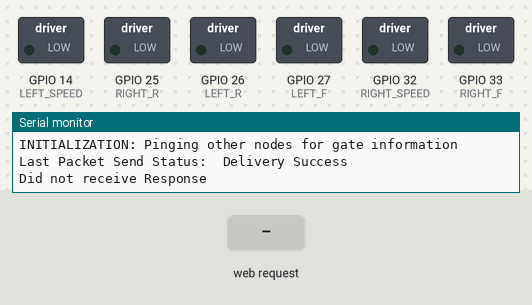
This sketch was run on a simulated ESP32. Parts: switched loads named in the sketch (green lamp = pin HIGH), the last lines printed to the serial monitor. The inputs (shaded band) are chosen by the test bench.

Above: at 2.2 s.
2.3 s: HTTP request GET /gate1/open received
At 2.43 s:
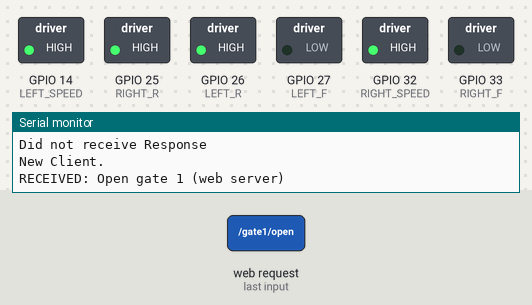
At 2.8 s:
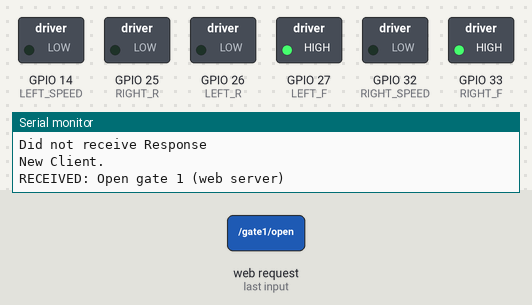
4.0 s: HTTP request GET /gate1/close received
At 4.13 s:
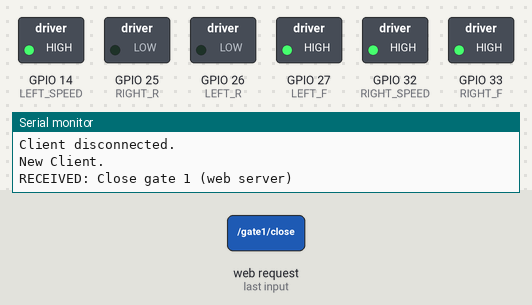
Timing chart, 0 to 7.0 s (numbered marks = the images above; inputs shaded):
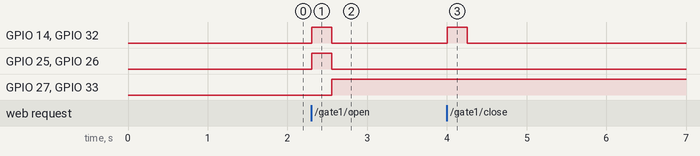

The sketch:

FinalV2.ino
```cpp
/*WiFiAccessPoint.ino creates a WiFi access point and provides a web server on
  it.

  Steps:
  1. Connect to the access point "yourAp"
  2. Point your web browser to http://192.168.4.1/H to turn the LED on or
  http://192.168.4.1/L to turn it off OR Run raw TCP "GET /H" and "GET /L" on
  PuTTY terminal with 192.168.4.1 as IP address and 80 as port

  Created for arduino-esp32 on 04 July, 2018
  by Elochukwu Ifediora (fedy0)
*/

#include <WiFi.h>
#include <WiFiAP.h>
#include <WiFiClient.h>
#include <Wire.h>
#include <esp_now.h>

#define LEFT_F  27 // Motor A (left)  forward pin (IN1)
#define LEFT_R  26  // Motor A (left)  reverse pin (IN2)
#define RIGHT_F 33  // Motor B (right) forward pin (IN3)
#define RIGHT_R 25  // Motor B (right) reverse pin (IN4)

// NOTE: depending on how you attach your motors,
// you may need to swap forward and reverse pins.

// Motor enables (to control power)
#define LEFT_SPEED 14   // left enable pin  (ENA)
#define RIGHT_SPEED 32   // right enable pin (ENB)
#define MAX_SPEED 255

#define closeGate1 10
#define openGate1 11
#define queryThis 12
#define closeGate2 20
#define openGate2 21
#define queryOther 22
#define ledPin 3
#define thisNode 1
#define otherNode 2
#define notConnected -1
#define reset -1
const long timeoutTime = 1000;
// Current time
unsigned long currentTime = millis();
// Previous time
unsigned long previousTime = 0;

int g1 = false;
int g2 = notConnected;

String header;
// Set these to your desired credentials.
const char *ssid = "ESP32 40:22:d8:05:2b:98 (node 1)";
const char *password = "Password";
WiFiServer server(80);

// REPLACE WITH THE MAC Address of your receiver
uint8_t broadcastAddress[] = {0xc8, 0xf0, 0x9e, 0x9b, 0x88, 0x7c};

// Define variables to store incoming readings
int incomingMessage = notConnected;

// Variable to store if sending data was successful
String success;

// Structure example to send data
// Must match the receiver structure
typedef struct struct_message {
	int message;
} struct_message;

struct_message incomingPacket;
struct_message outgoingPacket;
esp_now_peer_info_t peerInfo;

void OnDataSent(const uint8_t *mac_addr, esp_now_send_status_t status) {
	Serial.print("\rLast Packet Send Status:\t");
	Serial.println(status == ESP_NOW_SEND_SUCCESS ? "Delivery Success"
	                                              : "Delivery Fail");
	if (status == 0) {
		success = "Delivery Success :)";
	} else {
		success = "Delivery Fail :(";
	}
}
// Callback when data is received
void OnDataRecv(const uint8_t *mac, const uint8_t *incomingData, int len) {
	memcpy(&incomingPacket, incomingData, sizeof(incomingPacket));
	Serial.print("Bytes received: ");
	Serial.println(incomingPacket.message);
	incomingMessage = incomingPacket.message;
	esp_err_t result;
	if (incomingMessage == queryThis) {
		outgoingPacket.message = g1;
		result = esp_now_send(broadcastAddress, (uint8_t *)&outgoingPacket,
		                      sizeof(outgoingPacket));
		if (result == ESP_OK) {
			Serial.println("Query Response (ESP-NOW)" + String(g1));
		}
	}  // else if (incomingMessage == queryOther) {
	// 	outgoingPacket.message = g2;
	// }

	// if receive messsage from another device
	if (incomingMessage == openGate1) {
		Serial.println("RECEIVED: open Gate1 (ESP-NOW)");
		g1 = true;
		gateOpen(thisNode);
	}
	if (incomingMessage == closeGate1) {
		Serial.println("RECEIVED: close Gate1 (ESP-NOW)");
		g1 = false;
		gateClose(thisNode);
	}
}

// void checkStatus(int gateNum) {
// 	esp_err_t result;
// 	if (gateNum == 1) {
// 		outgoingPacket.message = queryG1status;
// 	} else {
// 		outgoingPacket.message = queryG2status;
// 	}

// 	result = esp_now_send(broadcastAddress, (uint8_t *)&outgoingPacket,
// 	                      sizeof(outgoingPacket));
// 	checkResult(result);
// }
// bool checkResult(esp_err_t result) {
// 	if (result == ESP_OK) {
// 		Serial.println("Sent packet");
// 		return true;
// 	} else {
// 		Serial.println("Error sending the data");
// 		return false;
// 	}
// }

void gateClose(int gateNum) {
	// check if gate is closed
    drive(MAX_SPEED, MAX_SPEED);
    delay(250); // Wait 1 second
    drive(0,0);
    delay(250); // Wait 1 second
	Serial.println("Gate " + String(gateNum) + " motors moving (closing)");
	//
}

void gateOpen(int gateNum) {
    drive(-MAX_SPEED, -MAX_SPEED);
    delay(250); // Wait 1 second
    drive(0,0);
    delay(250); // Wait 1 second
	Serial.println("Gate " + String(gateNum) + " motors moving (opening)");
}

void setup() {
	    // Declare the mode of our pins
    pinMode(LEFT_F, OUTPUT);
    pinMode(LEFT_R, OUTPUT);
    pinMode(RIGHT_R, OUTPUT);
    pinMode(RIGHT_F, OUTPUT);

    pinMode(LEFT_SPEED, OUTPUT);
    pinMode(RIGHT_SPEED, OUTPUT);
	Serial.begin(115200);
	Serial.println();
	Serial.println("Configuring access point...");
	// Set device as a Wi-Fi Station and access point
	WiFi.mode(WIFI_AP_STA);
	// You can remove the password parameter if you want the AP to be open.
	WiFi.softAP(ssid, password);
	IPAddress myIP = WiFi.softAPIP();
	Serial.print("AP IP address: ");
	Serial.println(myIP);
	server.begin();

	Serial.println("Server started");

	// Init ESP-NOW
	if (esp_now_init() != ESP_OK) {
		Serial.println("Error initializing ESP-NOW");
		return;
	} else {
		Serial.println("ESP_NOW initialized");
	}

	// Once ESPNow is successfully Init, we will register for Send CB to
	// get the status of Trasnmitted packet
	esp_now_register_send_cb(OnDataSent);
	// Register peer
	memcpy(peerInfo.peer_addr, broadcastAddress, 6);
	peerInfo.channel = 0;
	peerInfo.encrypt = false;
	// Add peer
	if (esp_now_add_peer(&peerInfo) != ESP_OK) {
		Serial.println("Failed to add peer");
		return;
	}
	// Register for a callback function that will be called when data is
	// received
	esp_now_register_recv_cb(OnDataRecv);

	// ping other system to get status on startup
	// close own gate
	// Serial.println("INITIALIZATION: gate(s) on this Node CLOSING");
	// gateClose(thisNode);
	g1 = false;
	esp_err_t result;
	outgoingPacket.message = queryOther;
	Serial.println("INITIALIZATION: Pinging other nodes for gate information");
	result = esp_now_send(broadcastAddress, (uint8_t *)&outgoingPacket,
	                      sizeof(outgoingPacket));
	bool flag = false;
	if (success == "Delivery Fail :(") {
		// mark as not connected
		g2 = notConnected;
		Serial.println("ERROR: Unable to establish connection!");
		// continue
	} else {
		currentTime = millis();
		previousTime = currentTime;
		while ((currentTime - previousTime) <= timeoutTime) {
			currentTime = millis();
			// wait
			if (incomingMessage == true || incomingMessage == false) {
				flag = true;
				Serial.println(
				    "INITIALIZATION: received information about other gate(s)");
				g2 = incomingMessage;
				incomingMessage = reset;
				break;
			}
		}
		if (flag == false) {
			Serial.println("Did not receive Response");
		}
	}
}

void loop() {
	WiFiClient client = server.available();  // listen for incoming clients
	esp_err_t result;
	if (client) {
		currentTime = millis();
		previousTime = currentTime;     // if you get a client,
		Serial.println("New Client.");  // print a message out the serial port
		String currentLine = "";

		// make a String to hold incoming data from the client
		while (client.connected() &&
		       currentTime - previousTime <= timeoutTime) {
			currentTime = millis();

			// loop while the client's connected
			if (client.available()) {  // if there's bytes to read from the//
				                       // client,// read a byte, then

				char c = client.read();
				// Serial.write(c);
				header += c;
				if (c == '\n') {  // if the byte is a newline character
					// if the current line is blank, you got two newline
					// characters in a row. that's the end of the client HTTP
					// request, so send a response:
					if (currentLine.length() == 0) {
						// HTTP headers always start with a response code (e.g.
						// HTTP/1.1 200 OK) and a content-type so the client
						// knows what's coming, then a blank line:
						client.println("HTTP/1.1 200 OK");
						client.println("Content-type:text/html");
						client.println("Connection: close");
						client.println();

						// response to query of gate 1
						// if (incomingMessage == true) {
						// 	Serial.println("query result: Gate is open\n");
						// 	incomingMessage = -1;
						// 	g2 = true;
						// } else if (incomingMessage == false) {
						// 	Serial.println("query result: Gate is closed\n");
						// 	incomingMessage = -1;
						// 	g2 = false;
						// }

						// Opens gate 1
						if (header.indexOf("GET /gate2/open") >= 0) {
							header = "";
							// 							if ((incomingMessage ==
							// true
							// ||
							//      incomingMessage == false)) {
							// 	goto displayPage;
							// }
							Serial.println(
							    "Attempting to establish ESP-NOW connection");
							outgoingPacket.message = openGate2;
							result = esp_now_send(broadcastAddress,
							                      (uint8_t *)&outgoingPacket,
							                      sizeof(outgoingPacket));
							if (success == "Delivery Success :)") {
								Serial.println(
								    " COMMAND: open Gate2 (ESP-NOW)");
								g2 = true;
							} else {
								Serial.println(
								    "Unable to establish ESP-NOW connection "
								    "(open gate 2)");
								g2 = notConnected;
							}

						} else if (header.indexOf("GET /gate2/close") >= 0) {
							header = "";
							Serial.println(
							    "Attempting to establish ESP-NOW connection");
							outgoingPacket.message = closeGate2;
							result = esp_now_send(broadcastAddress,
							                      (uint8_t *)&outgoingPacket,
							                      sizeof(outgoingPacket));
							if (success == "Delivery Success :)") {
								Serial.println(
								    " COMMAND: close Gate2 (ESP-NOW)");
								g2 = false;
							} else {
								Serial.println(
								    "Unable to establish ESP-NOW connection "
								    "(close gate 2)");
								g2 = notConnected;
							}
						} else if (header.indexOf("GET /gate1/open") >= 0) {
							header = "";
							Serial.println(
							    "RECEIVED: Open gate 1 (web server)");
							g1 = true;
							gateOpen(1);
						} else if (header.indexOf("GET /gate1/close") >= 0) {
							header = "";
							Serial.println(
							    "RECEIVED: Close gate 1 (web server)");
							g1 = false;
							gateClose(1);
						} else if (header.indexOf("GET /gate1/status") >= 0) {
							header = "";
							Serial.println("Trying to get gate 1 status");

						} else if (header.indexOf("GET /gate2/status") >= 0) {
							header = "";
							Serial.println("Trying to get gate 2 status");
							outgoingPacket.message = queryOther;
							result = esp_now_send(broadcastAddress,
							                      (uint8_t *)&outgoingPacket,
							                      sizeof(outgoingPacket));
							bool flag = false;
							if (success == "Delivery Fail :(") {
								// mark as not connected
								g2 = notConnected;
								Serial.println(
								    "ERROR: Unable to establish connection!");
								// continue
							} else {
								currentTime = millis();
								previousTime = currentTime;
								while ((currentTime - previousTime) <=
								       timeoutTime) {
									currentTime = millis();
									// wait
									if (incomingMessage == true ||
									    incomingMessage == false) {
										flag = true;
										Serial.println("Success!");
										g2 = incomingMessage;
										incomingMessage = reset;
									}
								}
								if (flag == false) {
									Serial.println("Did not receive Response");
									g2 = notConnected;
								}
							}
						}
						// currentTime = millis();
						// previousTime = currentTime;
						// while ((currentTime - previousTime) <= 500) {
						// 	// wait half a second to display website
						// 	currentTime = millis();
						// }
						esp_err_t result;
						outgoingPacket.message = queryOther;
						Serial.println(
						    "Pinging other nodes for gate information");
						result = esp_now_send(broadcastAddress,
						                      (uint8_t *)&outgoingPacket,
						                      sizeof(outgoingPacket));
						bool flag = false;
						if (success == "Delivery Fail :(") {
							// mark as not connected
							g2 = notConnected;
							Serial.println(
							    "ERROR: Unable to establish connection!");
							// continue
						} else {
							currentTime = millis();
							previousTime = currentTime;
							while ((currentTime - previousTime) <=
							       timeoutTime) {
								currentTime = millis();
								// wait
								if (incomingMessage == true ||
								    incomingMessage == false) {
									flag = true;
									Serial.println(
									    "Received information about other "
									    "gate(s)");
									g2 = incomingMessage;
									incomingMessage = reset;
									break;
								}
							}
							if (flag == false) {
								Serial.println("Did not receive Response");
								g2 = notConnected;
							}
						}

						Serial.println("Making website now! g2 is " + String(g2));

						// Display the HTML web page
						client.println("<!DOCTYPE html><html>");
						client.println(
						    "<head><meta name=\"viewport\" "
						    "content=\"width=device-width, "
						    "initial-scale=1\">");
						client.println("<link rel=\"icon\" href=\"data:,\">");
						// CSS to style the on/off buttons
						// Feel free to change the background-color and
						// font-size attributes to fit your preferences
						client.println(
						    "<style>html { font-family: Roboto; display: "
						    "inline-block; margin: 0px auto; text-align: "
						    "center;}");
						client.println(
						    ".button { background-color: #4CAF50; border: "
						    "none; color: white; padding: 16px 40px;");
						client.println(
						    "text-decoration: none; font-size: 30px; "
						    "margin: "
						    "2px; cursor: pointer;}");
						client.println(
						    ".button2 {background-color: "
						    "#555555;}</style></head>");

						// Web Page Heading
						client.println("<body><h1>Simple Jim's</h1>");

						// Display current state, and ON/OFF buttons for
						// GPIO 26
						String state;
						if (g1 == true) {
							state = "Open";
						} else if (g1 == false) {
							state = "Closed";
						} else if (g1 == notConnected) {
							state = "Not Connected";
						}
						client.println("<p>Gate 1 - State " + state + "</p>");
						// If the output26State is off, it displays the ON
						// button
						if (state == "Closed") {
							client.println(
							    "<p><a href=\"/gate1/open\"><button "
							    "class=\"button\">OPEN</button></a></p>");
						} else if (state == "Open") {
							client.println(
							    "<p><a href=\"/gate1/close\"><button "
							    "class=\"button "
							    "button2\">CLOSE</button></a></p>");
						} else {
							client.println(
							    "<p><a href=\"/gate1/status\"><button "
							    "class=\"button "
							    "button2\">Connect</button></a></p>");
						}

						if (g2 == true) {
							state = "Open";
						} else if (g2 == false) {
							state = "Closed";
						} else if (g2 == notConnected) {
							state = "Not Connected";
						}
						// Display current state, and ON/OFF buttons for
						// GPIO 27
						client.println("<p>Gate 2 - State " + state + "</p>");
						// If the output27State is off, it displays the ON
						// button
						if (state == "Closed") {
							client.println(
							    "<p><a href=\"/gate2/open\"><button "
							    "class=\"button\">OPEN</button></a></p>");
						} else if (state == "Open") {
							client.println(
							    "<p><a href=\"/gate2/close\"><button "
							    "class=\"button "
							    "button2\">CLOSE</button></a></p>");
						} else {
							client.println(
							    "<p><a href=\"/gate2/status\"><button "
							    "class=\"button "
							    "button2\">Connect</button></a></p>");
						}
						client.println("</body></html>");

						// The HTTP response ends with another blank line
						client.println();
						// Break out of the while loop
						break;
					} else {  // if you got a newline, then clear
						      // currentLine
						currentLine = "";
					}
				} else if (c != '\r') {  // if you got anything else but a
					                     // carriage return character,
					currentLine += c;    // add it to the end of the currentLine
				}
			}
		}
		// Clear the header variable
		header = "";
		// Close the connection
		client.stop();
		Serial.println("Client disconnected.");
		Serial.println("");
	}
}

void drive(int left_speed, int right_speed) {
    // Set left direction
    if (left_speed < 0) {
        left_speed = -left_speed;
        digitalWrite(LEFT_F, LOW);
        digitalWrite(LEFT_R, HIGH);
    } else {
        digitalWrite(LEFT_F, HIGH);
        digitalWrite(LEFT_R, LOW);
    }
    // Set right direction
    if (right_speed < 0) {
        right_speed = -right_speed;
        digitalWrite(RIGHT_F, LOW);
        digitalWrite(RIGHT_R, HIGH);
    } else {
        digitalWrite(RIGHT_F, HIGH);
        digitalWrite(RIGHT_R, LOW);
    }
    // Set left and right motor speeds
    if (left_speed) {
      digitalWrite(LEFT_SPEED, HIGH);
    } else {
      digitalWrite(LEFT_SPEED, LOW);
    }
    if (right_speed) {
      digitalWrite(RIGHT_SPEED, HIGH);
    } else {
      digitalWrite(RIGHT_SPEED, LOW);
    }
    // analogWrite(LEFT_SPEED, left_speed);
    // analogWrite(RIGHT_SPEED, right_speed);
}
```

Measured:
- after the input at 2.3 s, GPIO 14 (LEFT_SPEED), GPIO 25 (RIGHT_R), GPIO 26 (LEFT_R), GPIO 32 (RIGHT_SPEED): LOW → HIGH at once, → LOW 0.25 s later; GPIO 27 (LEFT_F), GPIO 33 (RIGHT_F): LOW → HIGH after 0.26 s
- after the input at 4.0 s, GPIO 14 (LEFT_SPEED), GPIO 32 (RIGHT_SPEED): LOW → HIGH at once, → LOW 0.25 s later
